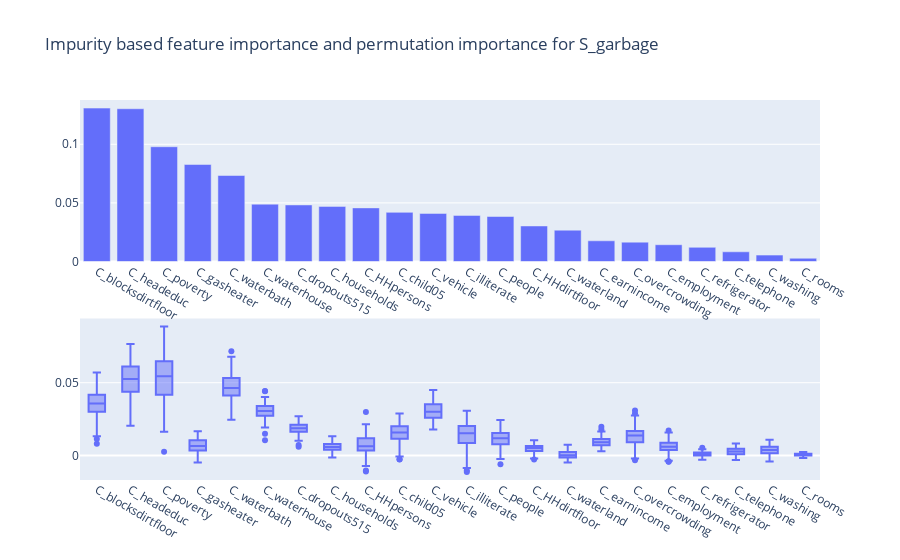

Write notebook code for a chart like this one.
### Markdown cell above
Our model performs in a decent way on this variable and can often predict what households will get garbage collection from the census data. In the following, we will analyse how important the different features were in the prediction.

### Code cell
plot_feature_importance(df_survey_train, df_survey_test, df_census_train, df_census_test, GradientBoostingRegressor(), ['S_garbage'])

### Figure 1 — Plotly figure (JSON) as saved in the notebook; plotly's stock layout.template omitted (floating-point values rounded to 4 significant figures; data arrays with more than 128 entries replaced by an {"elided": "..."} marker saying what was removed)
{"data": [{"type": "bar", "x": ["C_blocksdirtfloor", "C_headeduc", "C_poverty", "C_gasheater", "C_waterbath", "C_waterhouse", "C_dropouts515", "C_households", "C_HHpersons", "C_child05", "C_vehicle", "C_illiterate", "C_people", "C_HHdirtfloor", "C_waterland", "C_earnincome", "C_overcrowding", "C_employment", "C_refrigerator", "C_telephone", "C_washing", "C_rooms"], "xaxis": "x", "y": [0.1309, 0.1303, 0.09791, 0.08277, 0.07337, 0.04891, 0.04826, 0.04703, 0.04575, 0.04193, 0.04103, 0.03933, 0.03839, 0.03032, 0.02675, 0.01765, 0.01652, 0.01431, 0.01208, 0.008266, 0.005455, 0.00277], "yaxis": "y"}, {"alignmentgroup": "True", "hovertemplate": "variable=%{x}<br>value=%{y}<extra></extra>", "legendgroup": "", "marker": {"color": "#636efa"}, "name": "", "notched": false, "offsetgroup": "", "orientation": "v", "showlegend": false, "type": "box", "x": {"elided": "2200 str values"}, "x0": " ", "xaxis": "x2", "y": {"elided": "2200 float values"}, "y0": " ", "yaxis": "y2"}], "layout": {"autosize": true, "showlegend": false, "title": {"text": "Impurity based feature importance and permutation importance for S_garbage"}, "xaxis": {"anchor": "y", "autorange": true, "domain": [0, 1], "range": [-0.5, 21.5], "type": "category"}, "xaxis2": {"anchor": "y2", "autorange": true, "domain": [0, 1], "range": [-0.5, 21.5], "type": "category"}, "yaxis": {"anchor": "x", "autorange": true, "domain": [0.575, 1], "range": [0, 0.1378], "type": "linear"}, "yaxis2": {"anchor": "x2", "autorange": true, "domain": [0, 0.425], "range": [-0.01688, 0.09413], "type": "linear"}}}
